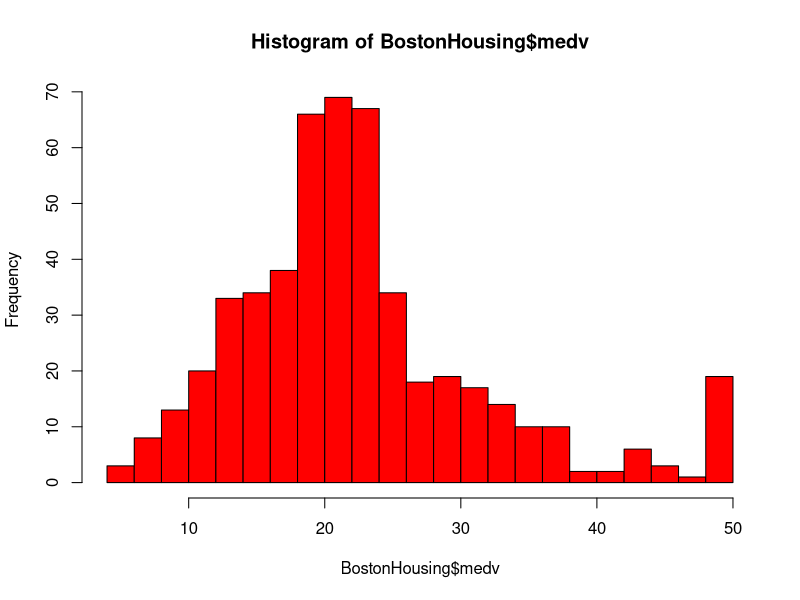
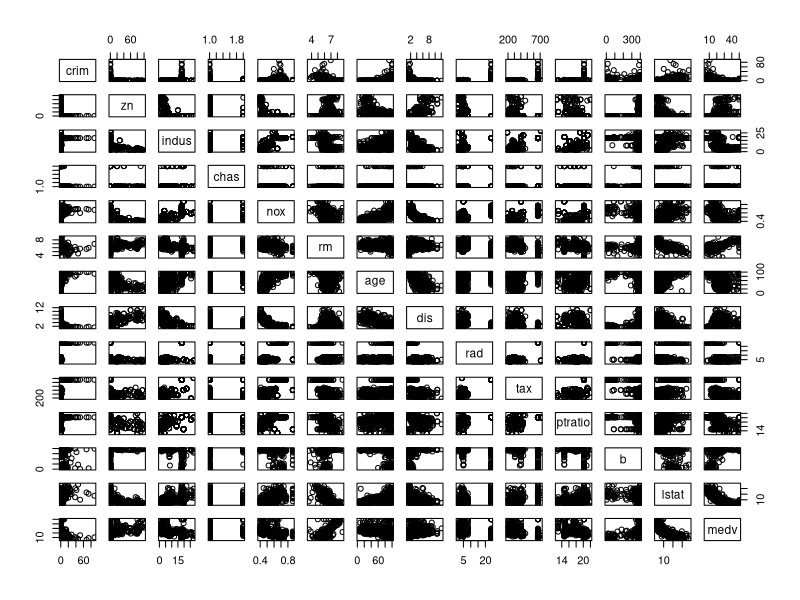
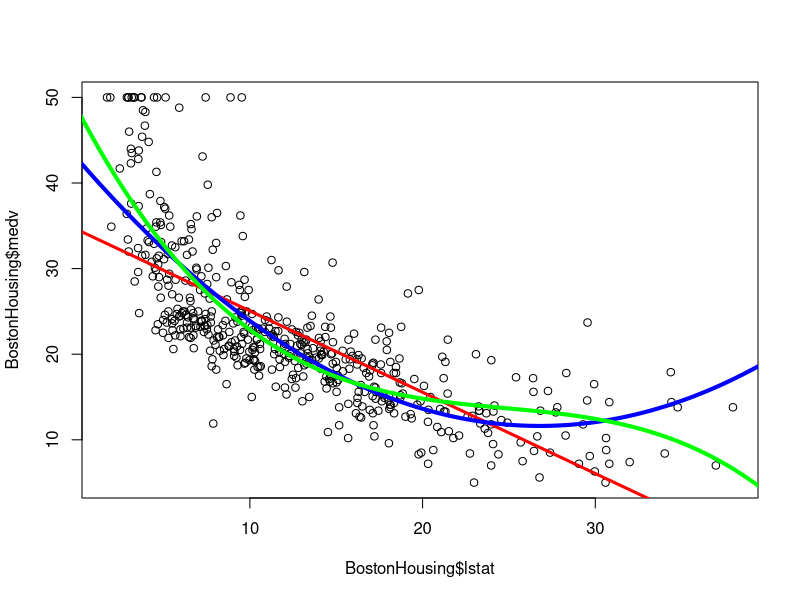

Generate these figures, in order, with R:
## Polynomial Regression

## Boston Housing Data Set
## included in package called mlbench
library(mlbench)

## Read the data
data("BostonHousing")

## medv
hist(BostonHousing$medv, breaks = 20, col = "red")

## scatter plot matrix
## relationships
plot(BostonHousing)

## scatter plot of x = lstat, y = medv
plot(BostonHousing$lstat, BostonHousing$medv)

## regrssion using x = lstat and y = medv
reg1 = lm(medv ~ lstat, data = BostonHousing)
summary(reg1)
anova(reg1)

## abline function to plot the reg line
abline(reg1, col = "red", lwd = 3)

## Let's add a quadratic term on lstat
## new variable lstat^2
## use I(lstat^2) for the quadratic
reg2 = lm(medv ~ lstat + I(lstat^2), data = BostonHousing)
summary(reg2)
anova(reg2)

## Higher-order plot
## only for 1 variable
fake_lstat = seq(0, 50, 0.1)
pred_fake = predict(reg2, data.frame(lstat = fake_lstat))
## scatter plot needs to be here
lines(fake_lstat, pred_fake, col = "blue", lwd = 4)

## How to interpret the effect of lstat on medv
## If lstat changes (increase by 1), how does y change?
## As lstat increases by 1, medv changes by: -2.332821 + 2*0.043547*lstat

## E.g., If lstat = 10, as it increases by 1 (from 10 to 11)
## then the estimated medv decreases by 1.461881

## E.g., If lstat = 26, as it increases by 1 (from 26 to 27)
## then the estimated medv decreases by 0.068377

## E.g., If lstat = 40, as it increases by 1 (from 40 to 41)
## then the estimated medv INCREASES by 1.150939


## A cubic term on lstat
## reg
## x = lstat
## x^2 = I(lstat^2)
## x^3 = I(lstat^3)
reg3 = lm(medv ~ lstat + I(lstat^2) + I(lstat^3), data = BostonHousing)
summary(reg3)
anova(reg3)


## Higher-order plot
## only for 1 variable
fake_lstat = seq(0, 50, 0.1)
pred_fake = predict(reg3, data.frame(lstat = fake_lstat))
## scatter plot needs to be here
lines(fake_lstat, pred_fake, col = "green", lwd = 4)

## The effect of lstat on medv
## As lstat increases by 1, then medv is estimated to change by:
## -3.8655928 + 2*0.1487385*lstat + 3*-0.0020039*lstat^2 


## Reg 4
## x1 = crim
## x2 = lstat
## x1:x2 = crim:lstat
reg4 = lm(medv ~ crim + lstat + crim:lstat, data = BostonHousing)
summary(reg4)
anova(reg4)

## effect of crim on medv
## as crim increases by 1, then we estimate the medv to change by:
## -0.36221 + 0.01447*lstat (it depends on lstat)

## e.g. if lstat = 10
##  As crime increases by 1, then we estimate the medv to
## decrease by 0.21751



